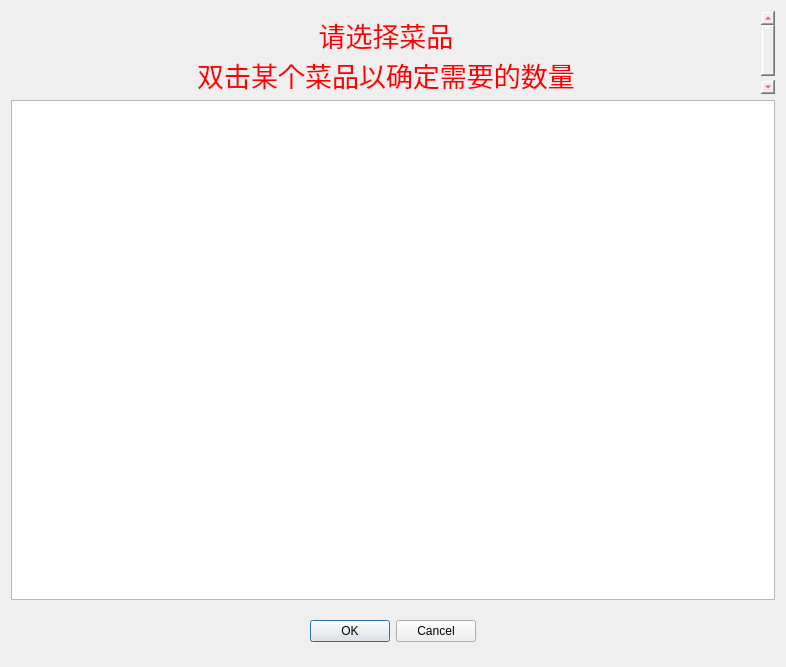
<?xml version="1.0" encoding="UTF-8"?>
<ui version="4.0">
 <class>Form</class>
 <widget class="QWidget" name="Form">
  <property name="geometry">
   <rect>
    <x>0</x>
    <y>0</y>
    <width>786</width>
    <height>667</height>
   </rect>
  </property>
  <property name="windowTitle">
   <string>Form</string>
  </property>
  <property name="styleSheet">
   <string notr="true">#Form{border-image: url(:/png/images/login_bg.png);}</string>
  </property>
  <layout class="QGridLayout" name="gridLayout_2">
   <item row="0" column="0">
    <layout class="QGridLayout" name="gridLayout">
     <item row="4" column="0">
      <widget class="QDialogButtonBox" name="buttonBox">
       <property name="minimumSize">
        <size>
         <width>0</width>
         <height>50</height>
        </size>
       </property>
       <property name="orientation">
        <enum>Qt::Horizontal</enum>
       </property>
       <property name="standardButtons">
        <set>QDialogButtonBox::Cancel|QDialogButtonBox::Ok</set>
       </property>
       <property name="centerButtons">
        <bool>true</bool>
       </property>
      </widget>
     </item>
     <item row="1" column="0">
      <widget class="QTextBrowser" name="textBrowser">
       <property name="maximumSize">
        <size>
         <width>16777215</width>
         <height>85</height>
        </size>
       </property>
       <property name="tabletTracking">
        <bool>false</bool>
       </property>
       <property name="styleSheet">
        <string notr="true">color: rgb(255, 0, 0);
background-color: rgb(0, 0, 0, 0);</string>
       </property>
       <property name="frameShape">
        <enum>QFrame::NoFrame</enum>
       </property>
       <property name="html">
        <string>&lt;!DOCTYPE HTML PUBLIC &quot;-//W3C//DTD HTML 4.0//EN&quot; &quot;http://www.w3.org/TR/REC-html40/strict.dtd&quot;&gt;
&lt;html&gt;&lt;head&gt;&lt;meta name=&quot;qrichtext&quot; content=&quot;1&quot; /&gt;&lt;style type=&quot;text/css&quot;&gt;
p, li { white-space: pre-wrap; }
&lt;/style&gt;&lt;/head&gt;&lt;body style=&quot; font-family:'SimSun'; font-size:9pt; font-weight:400; font-style:normal;&quot;&gt;
&lt;p align=&quot;center&quot; style=&quot; margin-top:0px; margin-bottom:0px; margin-left:0px; margin-right:0px; -qt-block-indent:0; text-indent:0px;&quot;&gt;&lt;span style=&quot; font-size:20pt;&quot;&gt;请选择菜品&lt;/span&gt;&lt;/p&gt;
&lt;p align=&quot;center&quot; style=&quot; margin-top:0px; margin-bottom:0px; margin-left:0px; margin-right:0px; -qt-block-indent:0; text-indent:0px;&quot;&gt;&lt;span style=&quot; font-size:20pt;&quot;&gt;双击某个菜品以确定需要的数量&lt;/span&gt;&lt;/p&gt;&lt;/body&gt;&lt;/html&gt;</string>
       </property>
      </widget>
     </item>
     <item row="2" column="0">
      <widget class="QTableWidget" name="tableWidget">
       <property name="minimumSize">
        <size>
         <width>0</width>
         <height>500</height>
        </size>
       </property>
      </widget>
     </item>
    </layout>
   </item>
  </layout>
 </widget>
 <resources>
  <include location="login_bg.qrc"/>
 </resources>
 <connections/>
</ui>
